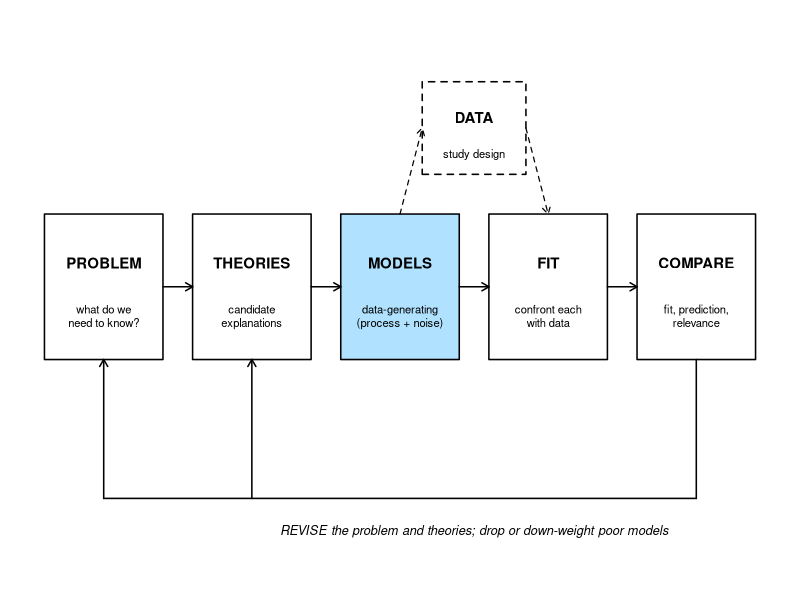
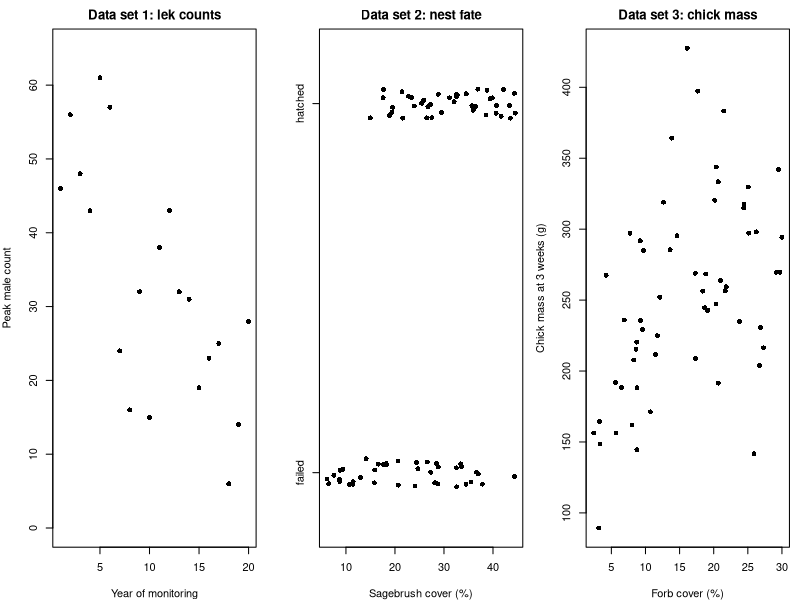
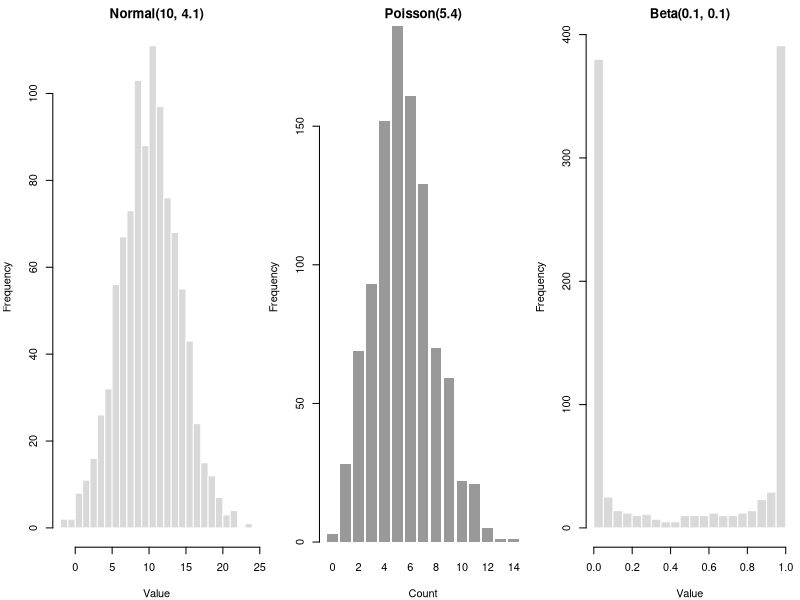
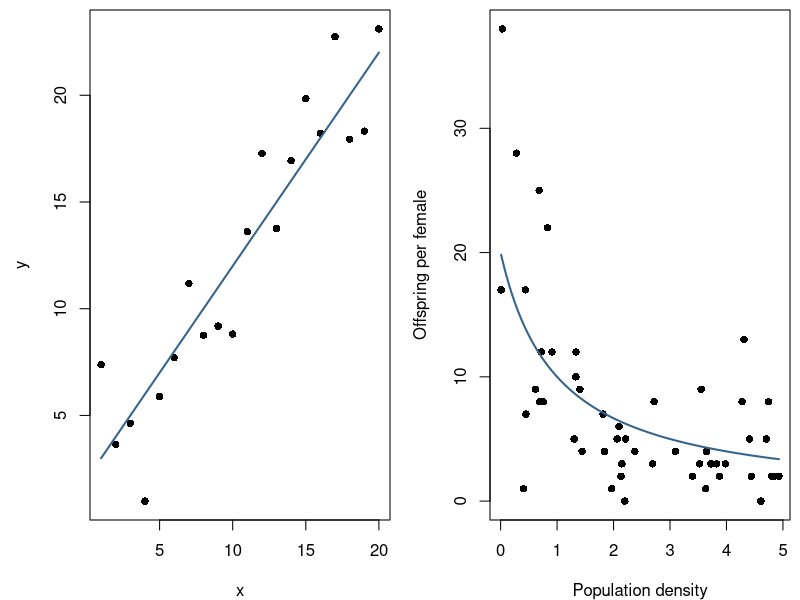
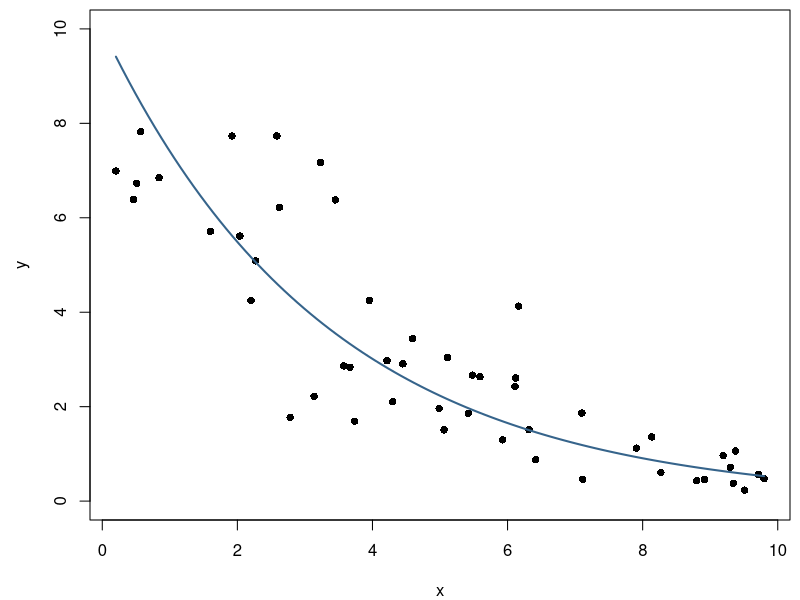

Write R code to recreate these figures, in order. (Note: this script raises an error after producing the figures.)
## ---- chunk 1
knitr::opts_chunk$set(echo = TRUE, warning = FALSE, message = FALSE,
                      fig.width = 7, fig.height = 4.5, fig.align = "center")

widget <- function(file) htmltools::includeHTML(file.path("widgets", file))
f2 <- function(v) formatC(round(v, 2) + 0, format = "f", digits = 2)
f3 <- function(v) formatC(v, format = "f", digits = 3)
f4 <- function(v) formatC(v, format = "f", digits = 4)
## ---- chunk 2
# scientific workflow schematic; 'highlight' shades one box
draw_workflow <- function(highlight = NULL, cex = 0.9) {
  boxes <- c("PROBLEM", "THEORIES", "MODELS", "FIT", "COMPARE")
  subs <- c("what do we\nneed to know?", "candidate\nexplanations",
            "data-generating\n(process + noise)", "confront each\nwith data",
            "fit, prediction,\nrelevance")
  x <- seq(1, 9, by = 2)
  y <- 2
  w <- 0.8
  h <- 0.55
  shade <- function(lab) if (!is.null(highlight) && lab == highlight) "lightskyblue1" else "white"
  par(mar = c(0, 0, 0, 0))
  plot(NA, xlim = c(0, 10), ylim = c(-0.2, 4), axes = FALSE, xlab = "", ylab = "")
  for (i in seq_along(boxes)) {
    rect(x[i] - w, y - h, x[i] + w, y + h, col = shade(boxes[i]), lwd = 1.5)
    text(x[i], y + 0.18, boxes[i], font = 2, cex = cex)
    text(x[i], y - 0.22, subs[i], cex = cex * 0.75)
  }
  arrows(x[-5] + w, y, x[-1] - w, y, length = 0.08, lwd = 1.5)
  rect(6 - 0.7, 3.2 - 0.35, 6 + 0.7, 3.2 + 0.35, lty = 2, lwd = 1.5,
       col = if (identical(highlight, "DATA")) "lightskyblue1" else NA)
  text(6, 3.28, "DATA", font = 2, cex = cex)
  text(6, 3.0, "study design", cex = cex * 0.75)
  arrows(x[3], y + h, 6 - 0.7, 3.2, length = 0.08, lty = 2, lwd = 1.2)
  arrows(6 + 0.7, 3.2, x[4], y + h, length = 0.08, lty = 2, lwd = 1.2)
  segments(x[5], y - h, x[5], 0.4, lwd = 1.5)
  segments(x[5], 0.4, x[1], 0.4, lwd = 1.5)
  arrows(x[c(1, 2)], 0.4, x[c(1, 2)], y - h, length = 0.08, lwd = 1.5)
  text(6, 0.15, "REVISE the problem and theories; drop or down-weight poor models",
       cex = cex * 0.85, font = 3)
}
## ---- chunk 3
draw_workflow("MODELS")
## ---- chunk 4
set.seed(746)
yr <- 0:19
lek <- rnbinom(20, mu = 55 * exp(-0.06 * yr), size = 8)
cover <- runif(80, 5, 45)
nest <- rbinom(80, 1, plogis(-2.5 + 0.1 * cover))
forb <- runif(60, 2, 30)
mass <- rgamma(60, shape = 25, rate = 25 / (350 * forb / (5 + forb)))

par(mfrow = c(1, 3), mar = c(4, 4, 2.2, 0.8))
plot(yr + 1, lek, pch = 16, xlab = "Year of monitoring",
     ylab = "Peak male count", main = "Data set 1: lek counts", ylim = c(0, 65))
plot(cover, jitter(nest, amount = 0.04), pch = 16, yaxt = "n",
     xlab = "Sagebrush cover (%)", ylab = "", main = "Data set 2: nest fate",
     ylim = c(-0.15, 1.15))
axis(2, at = c(0, 1), labels = c("failed", "hatched"))
plot(forb, mass, pch = 16, xlab = "Forb cover (%)",
     ylab = "Chick mass at 3 weeks (g)", main = "Data set 3: chick mass")
par(mfrow = c(1, 1))
## ---- chunk 5
set.seed(746)
yr <- 0:19
mu_lek <- 55 * exp(-0.06 * yr)                    # deterministic: expected count
lek <- rnbinom(20, mu = mu_lek, size = 8)         # stochastic: noise around it
lek
## ---- chunk 6
set.seed(3)
rnorm(5, mean = 10, sd = 4.1)
rpois(5, lambda = 5.4)
round(rbeta(5, shape1 = 0.1, shape2 = 0.1), 3)
## ---- chunk 7
par(mfrow = c(1, 3), mar = c(4, 4, 2, 0.5))
hist(rnorm(1000, 10, 4.1), breaks = 30, col = "grey85", border = "white",
     main = "Normal(10, 4.1)", xlab = "Value")
barplot(table(rpois(1000, 5.4)), col = "grey60", border = NA,
        main = "Poisson(5.4)", xlab = "Count", ylab = "Frequency")
hist(rbeta(1000, 0.1, 0.1), breaks = 30, col = "grey85", border = "white",
     main = "Beta(0.1, 0.1)", xlab = "Value")
par(mfrow = c(1, 1))
## ---- chunk 8
x_lin <- 1:20
a <- 2
b <- 1
y_det <- a + b * x_lin                           # deterministic part
set.seed(1001)
y_lin <- rnorm(20, mean = y_det, sd = 2)        # stochastic part
## ---- chunk 9
a <- 20
b <- 1
k <- 5
set.seed(1001)
x_hyp <- runif(50, min = 0, max = 5)              # densities sampled from the field
mu_hyp <- a * b / (b + x_hyp)
y_hyp <- rnbinom(50, mu = mu_hyp, size = k)
## ---- chunk 10
par(mfrow = c(1, 2), mar = c(4, 4.5, 0.5, 0.5))
plot(x_lin, y_lin, pch = 16, xlab = "x", ylab = "y")
lines(x_lin, y_det, lwd = 2, col = "steelblue4")
plot(x_hyp, y_hyp, pch = 16, xlab = "Population density", ylab = "Offspring per female")
curve(a * b / (b + x), add = TRUE, lwd = 2, col = "steelblue4")
par(mfrow = c(1, 1))
## ---- chunk 11
a <- 10
b <- 0.3
s <- 4
set.seed(1002)
x_gam <- runif(50, min = 0, max = 10)
mu_gam <- a * exp(-b * x_gam)
y_gam <- rgamma(50, shape = s, scale = mu_gam / s)
plot(x_gam, y_gam, pch = 16, xlab = "x", ylab = "y",
     ylim = c(0, max(a, y_gam)))
curve(a * exp(-b * x), add = TRUE, lwd = 2, col = "steelblue4")
## ---- chunk 12
widget("dgm_builder.html")
## ---- chunk 13
tree_data <- data.frame(girth = 1:10,
                        volume = c(0.4, 2.7, 5.3, 13.3, 42.4,
                                   63.5, 45.8, 233.4, 213.7, 383.1))
par(mar = c(4, 4.5, 0.5, 0.5))
plot(volume ~ girth, data = tree_data, pch = 16, xlab = "Girth", ylab = "Volume")
## ---- chunk 14
set.seed(31)
n_sim <- 1000
sim_vol <- replicate(n_sim, rnorm(10, mean = 10 + 40 * tree_data$girth, sd = 31))

par(mar = c(4, 4.5, 0.5, 0.5))
boxplot(t(sim_vol), names = tree_data$girth, col = "grey90",
        xlab = "Girth", ylab = "Volume (simulated)")
points(1:10, tree_data$volume, pch = 16, col = "red", cex = 1.5)
## ---- chunk 15
sim_cube <- replicate(n_sim, exp(rnorm(10, log(0.3) + 3 * log(tree_data$girth), 0.4)))
sim_null <- replicate(n_sim, rnorm(10, mean = 100, sd = 400))

par(mfrow = c(1, 2), mar = c(4, 4.5, 2, 0.5))
boxplot(t(sim_cube), names = tree_data$girth, col = "grey90", log = "y",
        xlab = "Girth", ylab = "Volume (log axis)", main = "Cube of girth, lognormal noise")
points(1:10, tree_data$volume, pch = 16, col = "red", cex = 1.3)
boxplot(t(sim_null), names = tree_data$girth, col = "grey90",
        xlab = "Girth", ylab = "Volume", main = "No relationship, wide noise")
points(1:10, tree_data$volume, pch = 16, col = "red", cex = 1.3)
par(mfrow = c(1, 1))
## ---- chunk 16
t8 <- yr[1:8]
y8 <- lek[1:8]
slope_obs <- unname(coef(lm(y8 ~ t8))[2])          # males per year
slope_obs
## ---- chunk 17
set.seed(5)
null_slopes <- replicate(5000, {
  y_null <- rnbinom(8, mu = mean(y8), size = 8)
  coef(lm(y_null ~ t8))[2]
})
p_8 <- mean(null_slopes <= slope_obs)              # fraction at least as steep
p_8
## ---- chunk 18
par(mar = c(4, 4.5, 0.5, 0.5))
hist(null_slopes, breaks = 50, col = "grey85", border = "white", main = "",
     xlab = "Slope under the no-trend model (males per year)")
abline(v = slope_obs, col = "red", lwd = 2)
## ---- chunk 19
t10 <- yr[1:10]
y10 <- lek[1:10]
slope_10 <- unname(coef(lm(y10 ~ t10))[2])
set.seed(5)
null_10 <- replicate(5000, coef(lm(rnbinom(10, mu = mean(y10), size = 8) ~ t10))[2])
p_10 <- mean(null_10 <= slope_10)
## ---- chunk 20
widget("process_obs.html")
## ---- chunk 21
s <- 0.15
median_I <- c(40, 24)                               # year 0 and year 20
mean_I <- median_I * exp(s^2 / 2)
sd_I <- mean_I * sqrt(exp(s^2) - 1)
data.frame(year = c(0, 20), median = median_I,
           mean = round(mean_I, 2), sd = round(sd_I, 2))
## ---- chunk 22
I0 <- 40
sigma <- 0.15
b_true <- log(0.6) / 20
t_yr <- 1:20

set.seed(2201)
idx <- I0 * exp(b_true * t_yr + rnorm(20, 0, sigma))
fit_idx <- lm(log(idx) ~ t_yr)
coef(fit_idx)
## ---- chunk 23
b_hat <- unname(coef(fit_idx)["t_yr"])
par(mfrow = c(1, 2), mar = c(4, 4.5, 0.5, 0.5))
plot(t_yr, idx, pch = 16, ylim = c(0, 60), xlab = "Year", ylab = "Index")
curve(I0 * exp(b_true * x), add = TRUE, lty = 2, lwd = 2)
curve(exp(coef(fit_idx)[1] + b_hat * x), add = TRUE, lwd = 2, col = "steelblue4")
plot(t_yr, log(idx), pch = 16, xlab = "Year", ylab = "log(index)")
abline(log(I0), b_true, lty = 2, lwd = 2)
abline(fit_idx, lwd = 2, col = "steelblue4")
par(mfrow = c(1, 1))
## ---- chunk 24
confint(fit_idx, "t_yr", level = 0.90)
## ---- chunk 25
widget("ci_coverage.html")
